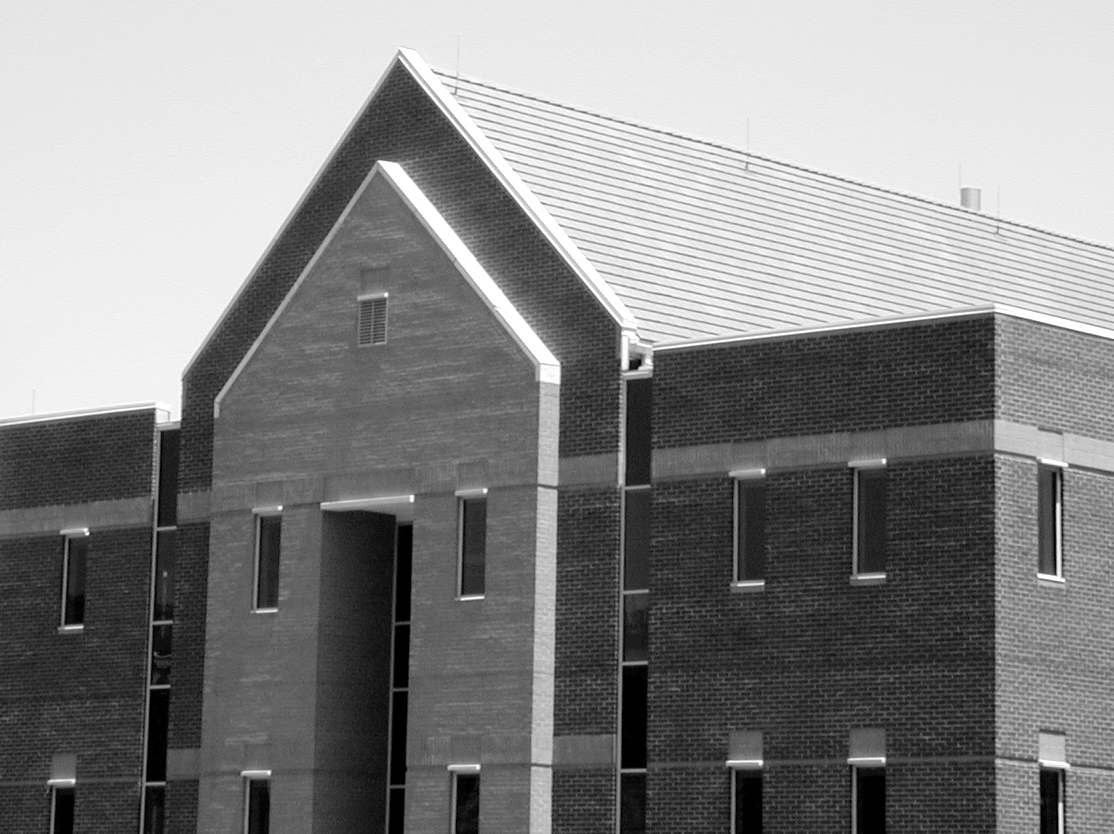
#> input picture Gonzalez_images/house.tif, 1114 x 834 px, given in place of house.tiff, which was not available
$ jupyter execute gamma_log_transform.ipynb   (text cells are left out)
#> lines starting #> are read from the running program, lines starting #| are printed output that depends on the picture; pictures that were not available may be replaced by others from this repository, and a replacement may not be noted
[cell 1]
import cv2
import numpy as np
import matplotlib.pyplot as plt
import math

[cell 2]
img = cv2.imread("./misc/house.tiff")
#> img is the input picture: shape (834, 1114, 3); min 0, max 255, mean 133.3
img = cv2.cvtColor(img, cv2.COLOR_BGR2RGB)
img_plot = plt.imshow(img)

[cell 3]
bw_img = cv2.imread("./misc/house.tiff", 0)
#> bw_img: shape (834, 1114); min 0, max 255, mean 133.3

gamma_img = np.int64(np.power(bw_img, 0.25))
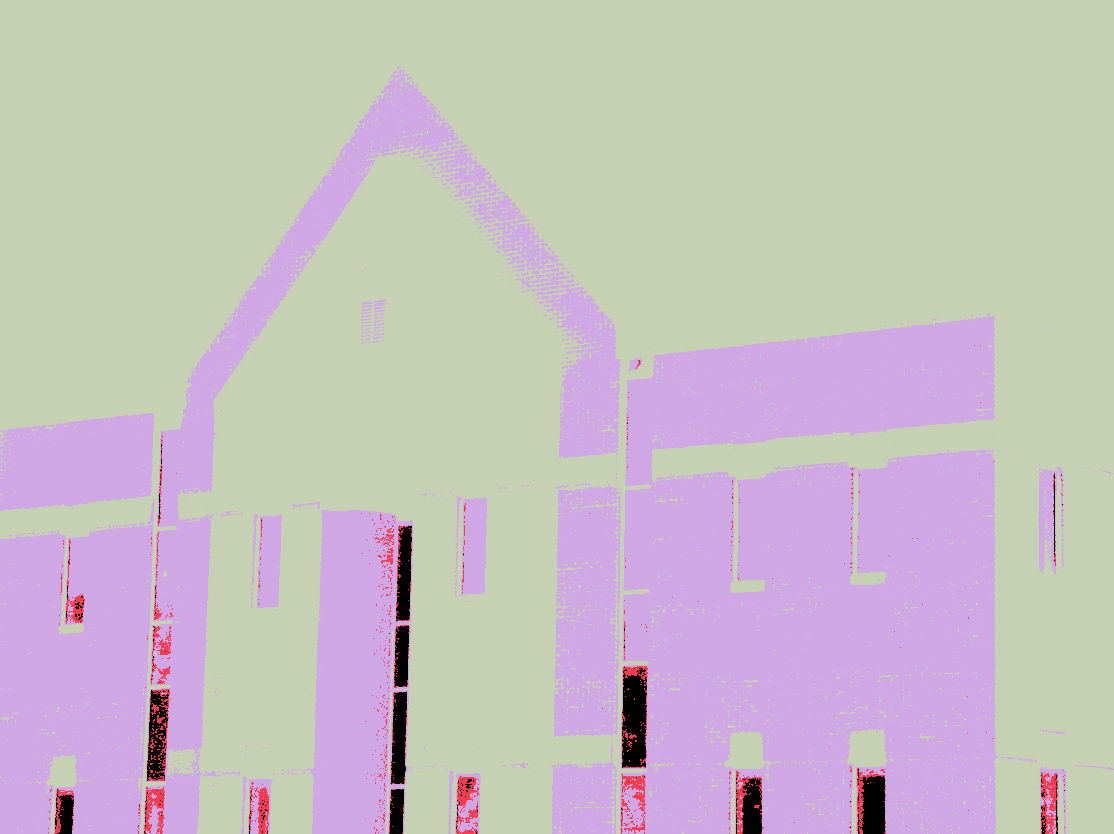
#> gamma_img: shape (834, 1114) int64; 4 distinct labels, from 0 to 3; one colour per label, 0 black

[cell 4]
gamma_plot = plt.imshow(gamma_img, cmap='gray')

[cell 5]
bw_img_plot = plt.imshow(bw_img, cmap='gray')

[cell 6]
c = int(input('Enter value of c:'))
#> the answer given: 3

[cell 7]
math.log(256)

[cell 8]
# Log transform
log_tr_img = np.zeros(shape=bw_img.shape)


for i in range(img.shape[0]):
    for j in range(img.shape[1]):
        pixel = gamma_img[i][j]
        # [4 lines of commented-out code are left out]
        log_tr_img[i][j] = int( math.log(0.001 + pixel) )
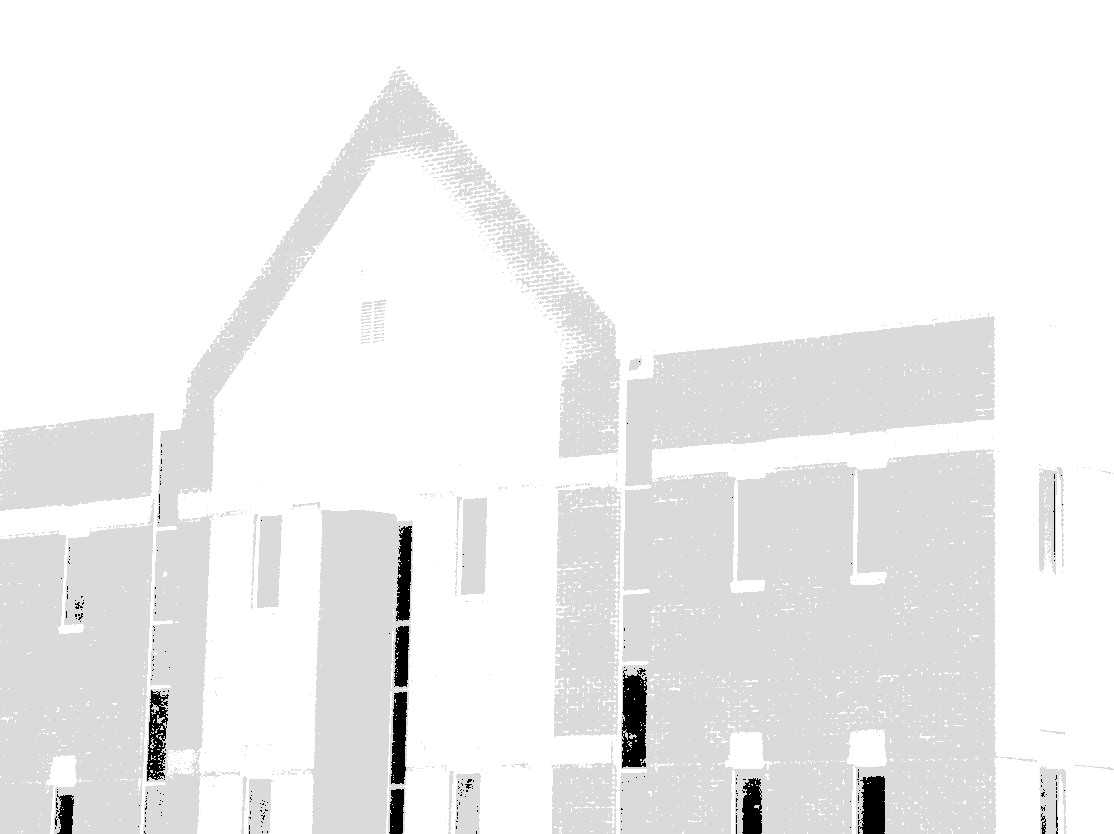
#> log_tr_img: shape (834, 1114) float64; min -6, max 1, mean 0.582; drawn with min black and max white

[cell 9]
log_tr_img = np.array(log_tr_img, np.uint8)
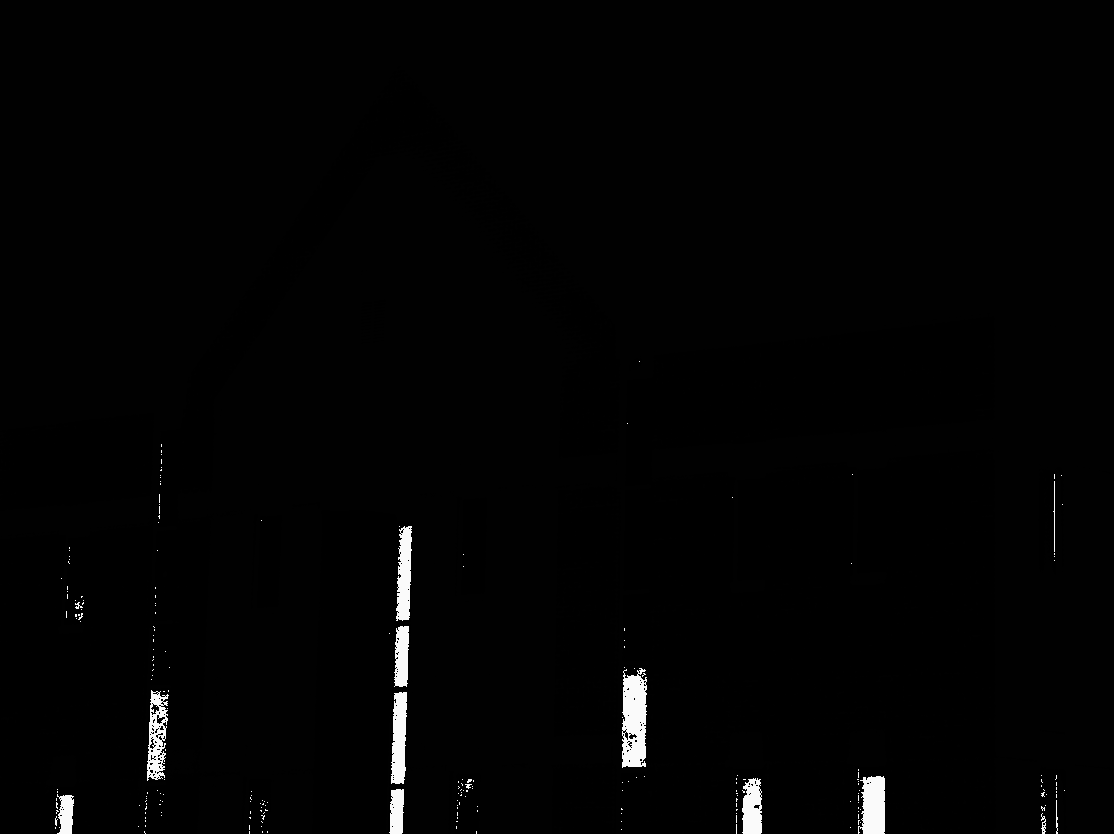
#> log_tr_img: shape (834, 1114); min 0, max 250, mean 3.4

[cell 10]
log_tr_img = np.array(log_tr_img, np.uint32)
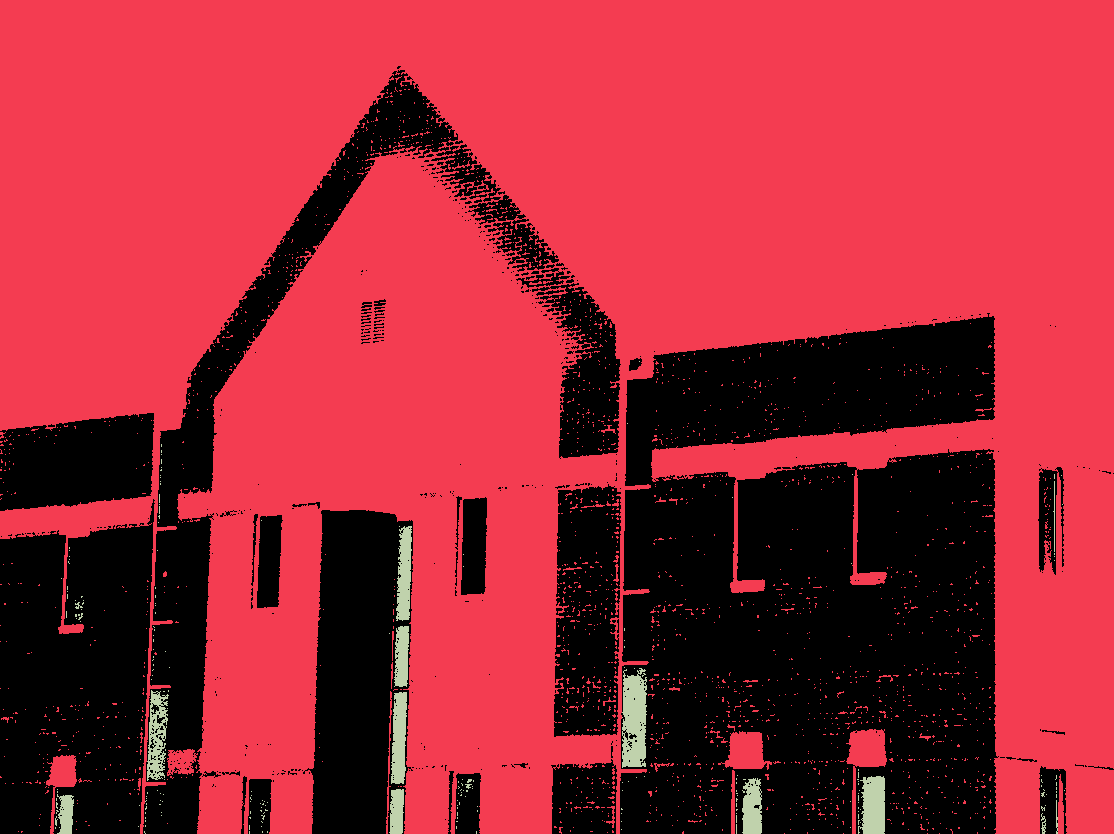
#> log_tr_img: shape (834, 1114) uint32; 3 distinct labels, from 0 to 250; one colour per label, 0 black
log_tr_img_plot = plt.imshow(log_tr_img, cmap='gray')
